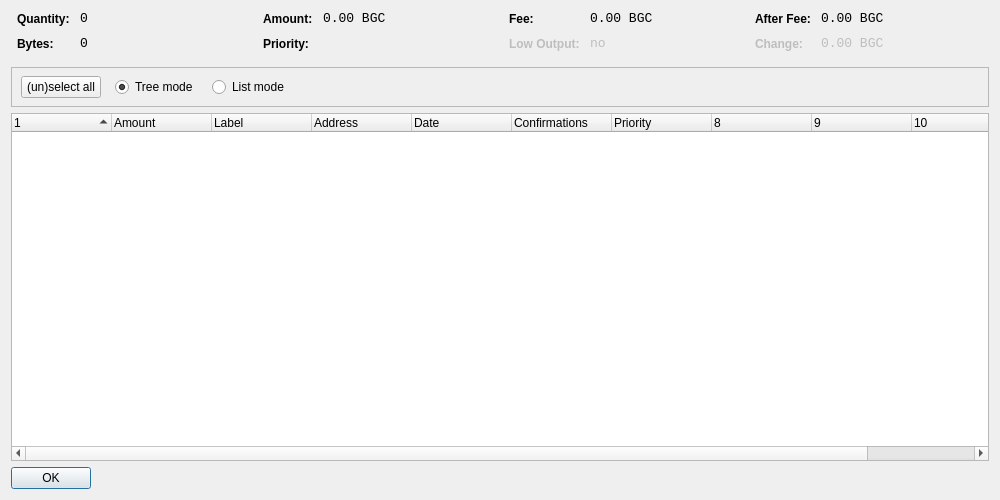
<?xml version="1.0" encoding="UTF-8"?>
<ui version="4.0">
 <class>CoinControlDialog</class>
 <widget class="QDialog" name="CoinControlDialog">
  <property name="geometry">
   <rect>
    <x>0</x>
    <y>0</y>
    <width>1000</width>
    <height>500</height>
   </rect>
  </property>
  <property name="windowTitle">
   <string>Coin Control</string>
  </property>
  <layout class="QVBoxLayout" name="verticalLayout">
   <item>
    <layout class="QHBoxLayout" name="horizontalLayoutTop" stretch="0,0,0,0">
     <property name="topMargin">
      <number>0</number>
     </property>
     <property name="bottomMargin">
      <number>10</number>
     </property>
     <item>
      <layout class="QFormLayout" name="formLayoutCoinControl1">
       <property name="horizontalSpacing">
        <number>10</number>
       </property>
       <property name="verticalSpacing">
        <number>10</number>
       </property>
       <property name="leftMargin">
        <number>6</number>
       </property>
       <property name="rightMargin">
        <number>6</number>
       </property>
       <item row="0" column="0">
        <widget class="QLabel" name="labelCoinControlQuantityText">
         <property name="styleSheet">
          <string notr="true">font-weight:bold;</string>
         </property>
         <property name="text">
          <string>Quantity:</string>
         </property>
        </widget>
       </item>
       <item row="0" column="1">
        <widget class="QLabel" name="labelCoinControlQuantity">
         <property name="font">
          <font>
           <family>Monospace</family>
           <pointsize>10</pointsize>
          </font>
         </property>
         <property name="cursor">
          <cursorShape>IBeamCursor</cursorShape>
         </property>
         <property name="contextMenuPolicy">
          <enum>Qt::ActionsContextMenu</enum>
         </property>
         <property name="text">
          <string notr="true">0</string>
         </property>
         <property name="textInteractionFlags">
          <set>Qt::LinksAccessibleByMouse|Qt::TextSelectableByKeyboard|Qt::TextSelectableByMouse</set>
         </property>
        </widget>
       </item>
       <item row="1" column="0">
        <widget class="QLabel" name="labelCoinControlBytesText">
         <property name="styleSheet">
          <string notr="true">font-weight:bold;</string>
         </property>
         <property name="text">
          <string>Bytes:</string>
         </property>
        </widget>
       </item>
       <item row="1" column="1">
        <widget class="QLabel" name="labelCoinControlBytes">
         <property name="font">
          <font>
           <family>Monospace</family>
           <pointsize>10</pointsize>
          </font>
         </property>
         <property name="cursor">
          <cursorShape>IBeamCursor</cursorShape>
         </property>
         <property name="contextMenuPolicy">
          <enum>Qt::ActionsContextMenu</enum>
         </property>
         <property name="text">
          <string notr="true">0</string>
         </property>
         <property name="textInteractionFlags">
          <set>Qt::LinksAccessibleByMouse|Qt::TextSelectableByKeyboard|Qt::TextSelectableByMouse</set>
         </property>
        </widget>
       </item>
      </layout>
     </item>
     <item>
      <layout class="QFormLayout" name="formLayoutCoinControl2">
       <property name="horizontalSpacing">
        <number>10</number>
       </property>
       <property name="verticalSpacing">
        <number>10</number>
       </property>
       <property name="leftMargin">
        <number>6</number>
       </property>
       <property name="rightMargin">
        <number>6</number>
       </property>
       <item row="0" column="0">
        <widget class="QLabel" name="labelCoinControlAmountText">
         <property name="styleSheet">
          <string notr="true">font-weight:bold;</string>
         </property>
         <property name="text">
          <string>Amount:</string>
         </property>
        </widget>
       </item>
       <item row="0" column="1">
        <widget class="QLabel" name="labelCoinControlAmount">
         <property name="font">
          <font>
           <family>Monospace</family>
           <pointsize>10</pointsize>
          </font>
         </property>
         <property name="cursor">
          <cursorShape>IBeamCursor</cursorShape>
         </property>
         <property name="contextMenuPolicy">
          <enum>Qt::ActionsContextMenu</enum>
         </property>
         <property name="text">
          <string notr="true">0.00 BGC</string>
         </property>
         <property name="textInteractionFlags">
          <set>Qt::LinksAccessibleByMouse|Qt::TextSelectableByKeyboard|Qt::TextSelectableByMouse</set>
         </property>
        </widget>
       </item>
       <item row="1" column="0">
        <widget class="QLabel" name="labelCoinControlPriorityText">
         <property name="styleSheet">
          <string notr="true">font-weight:bold;</string>
         </property>
         <property name="text">
          <string>Priority:</string>
         </property>
        </widget>
       </item>
       <item row="1" column="1">
        <widget class="QLabel" name="labelCoinControlPriority">
         <property name="font">
          <font>
           <family>Monospace</family>
           <pointsize>10</pointsize>
          </font>
         </property>
         <property name="cursor">
          <cursorShape>IBeamCursor</cursorShape>
         </property>
         <property name="contextMenuPolicy">
          <enum>Qt::ActionsContextMenu</enum>
         </property>
         <property name="text">
          <string/>
         </property>
         <property name="textInteractionFlags">
          <set>Qt::LinksAccessibleByMouse|Qt::TextSelectableByKeyboard|Qt::TextSelectableByMouse</set>
         </property>
        </widget>
       </item>
      </layout>
     </item>
     <item>
      <layout class="QFormLayout" name="formLayoutCoinControl3">
       <property name="horizontalSpacing">
        <number>10</number>
       </property>
       <property name="verticalSpacing">
        <number>10</number>
       </property>
       <property name="leftMargin">
        <number>6</number>
       </property>
       <property name="rightMargin">
        <number>6</number>
       </property>
       <item row="0" column="0">
        <widget class="QLabel" name="labelCoinControlFeeText">
         <property name="styleSheet">
          <string notr="true">font-weight:bold;</string>
         </property>
         <property name="text">
          <string>Fee:</string>
         </property>
        </widget>
       </item>
       <item row="0" column="1">
        <widget class="QLabel" name="labelCoinControlFee">
         <property name="font">
          <font>
           <family>Monospace</family>
           <pointsize>10</pointsize>
          </font>
         </property>
         <property name="cursor">
          <cursorShape>IBeamCursor</cursorShape>
         </property>
         <property name="contextMenuPolicy">
          <enum>Qt::ActionsContextMenu</enum>
         </property>
         <property name="text">
          <string notr="true">0.00 BGC</string>
         </property>
         <property name="textInteractionFlags">
          <set>Qt::LinksAccessibleByMouse|Qt::TextSelectableByKeyboard|Qt::TextSelectableByMouse</set>
         </property>
        </widget>
       </item>
       <item row="1" column="0">
        <widget class="QLabel" name="labelCoinControlLowOutputText">
         <property name="enabled">
          <bool>false</bool>
         </property>
         <property name="styleSheet">
          <string notr="true">font-weight:bold;</string>
         </property>
         <property name="text">
          <string>Low Output:</string>
         </property>
        </widget>
       </item>
       <item row="1" column="1">
        <widget class="QLabel" name="labelCoinControlLowOutput">
         <property name="enabled">
          <bool>false</bool>
         </property>
         <property name="font">
          <font>
           <family>Monospace</family>
           <pointsize>10</pointsize>
          </font>
         </property>
         <property name="cursor">
          <cursorShape>IBeamCursor</cursorShape>
         </property>
         <property name="contextMenuPolicy">
          <enum>Qt::ActionsContextMenu</enum>
         </property>
         <property name="text">
          <string notr="true">no</string>
         </property>
         <property name="textInteractionFlags">
          <set>Qt::LinksAccessibleByMouse|Qt::TextSelectableByKeyboard|Qt::TextSelectableByMouse</set>
         </property>
        </widget>
       </item>
      </layout>
     </item>
     <item>
      <layout class="QFormLayout" name="formLayoutCoinControl4">
       <property name="horizontalSpacing">
        <number>10</number>
       </property>
       <property name="verticalSpacing">
        <number>10</number>
       </property>
       <property name="leftMargin">
        <number>6</number>
       </property>
       <property name="rightMargin">
        <number>6</number>
       </property>
       <item row="0" column="0">
        <widget class="QLabel" name="labelCoinControlAfterFeeText">
         <property name="styleSheet">
          <string notr="true">font-weight:bold;</string>
         </property>
         <property name="text">
          <string>After Fee:</string>
         </property>
        </widget>
       </item>
       <item row="0" column="1">
        <widget class="QLabel" name="labelCoinControlAfterFee">
         <property name="font">
          <font>
           <family>Monospace</family>
           <pointsize>10</pointsize>
          </font>
         </property>
         <property name="cursor">
          <cursorShape>IBeamCursor</cursorShape>
         </property>
         <property name="contextMenuPolicy">
          <enum>Qt::ActionsContextMenu</enum>
         </property>
         <property name="text">
          <string notr="true">0.00 BGC</string>
         </property>
         <property name="textInteractionFlags">
          <set>Qt::LinksAccessibleByMouse|Qt::TextSelectableByKeyboard|Qt::TextSelectableByMouse</set>
         </property>
        </widget>
       </item>
       <item row="1" column="0">
        <widget class="QLabel" name="labelCoinControlChangeText">
         <property name="enabled">
          <bool>false</bool>
         </property>
         <property name="styleSheet">
          <string notr="true">font-weight:bold;</string>
         </property>
         <property name="text">
          <string>Change:</string>
         </property>
        </widget>
       </item>
       <item row="1" column="1">
        <widget class="QLabel" name="labelCoinControlChange">
         <property name="enabled">
          <bool>false</bool>
         </property>
         <property name="font">
          <font>
           <family>Monospace</family>
           <pointsize>10</pointsize>
          </font>
         </property>
         <property name="cursor">
          <cursorShape>IBeamCursor</cursorShape>
         </property>
         <property name="contextMenuPolicy">
          <enum>Qt::ActionsContextMenu</enum>
         </property>
         <property name="text">
          <string notr="true">0.00 BGC</string>
         </property>
         <property name="textInteractionFlags">
          <set>Qt::LinksAccessibleByMouse|Qt::TextSelectableByKeyboard|Qt::TextSelectableByMouse</set>
         </property>
        </widget>
       </item>
      </layout>
     </item>
    </layout>
   </item>
   <item>
    <widget class="QFrame" name="frame">
     <property name="minimumSize">
      <size>
       <width>0</width>
       <height>40</height>
      </size>
     </property>
     <property name="frameShape">
      <enum>QFrame::StyledPanel</enum>
     </property>
     <property name="frameShadow">
      <enum>QFrame::Sunken</enum>
     </property>
     <widget class="QWidget" name="horizontalLayoutWidget">
      <property name="geometry">
       <rect>
        <x>10</x>
        <y>0</y>
        <width>781</width>
        <height>41</height>
       </rect>
      </property>
      <layout class="QHBoxLayout" name="horizontalLayoutPanel" stretch="0,0,0,0,0">
       <property name="spacing">
        <number>14</number>
       </property>
       <item>
        <widget class="QPushButton" name="pushButtonSelectAll">
         <property name="sizePolicy">
          <sizepolicy hsizetype="Maximum" vsizetype="Fixed">
           <horstretch>0</horstretch>
           <verstretch>0</verstretch>
          </sizepolicy>
         </property>
         <property name="text">
          <string>(un)select all</string>
         </property>
        </widget>
       </item>
       <item>
        <widget class="QRadioButton" name="radioTreeMode">
         <property name="sizePolicy">
          <sizepolicy hsizetype="Maximum" vsizetype="Fixed">
           <horstretch>0</horstretch>
           <verstretch>0</verstretch>
          </sizepolicy>
         </property>
         <property name="text">
          <string>Tree mode</string>
         </property>
         <property name="checked">
          <bool>true</bool>
         </property>
        </widget>
       </item>
       <item>
        <widget class="QRadioButton" name="radioListMode">
         <property name="sizePolicy">
          <sizepolicy hsizetype="Maximum" vsizetype="Fixed">
           <horstretch>0</horstretch>
           <verstretch>0</verstretch>
          </sizepolicy>
         </property>
         <property name="text">
          <string>List mode</string>
         </property>
        </widget>
       </item>
       <item>
        <spacer name="horizontalSpacer">
         <property name="orientation">
          <enum>Qt::Horizontal</enum>
         </property>
         <property name="sizeHint" stdset="0">
          <size>
           <width>40</width>
           <height>20</height>
          </size>
         </property>
        </spacer>
       </item>
      </layout>
     </widget>
    </widget>
   </item>
   <item>
    <widget class="CoinControlTreeWidget" name="treeWidget">
     <property name="contextMenuPolicy">
      <enum>Qt::CustomContextMenu</enum>
     </property>
     <property name="sortingEnabled">
      <bool>false</bool>
     </property>
     <property name="columnCount">
      <number>11</number>
     </property>
     <attribute name="headerShowSortIndicator" stdset="0">
      <bool>true</bool>
     </attribute>
     <attribute name="headerStretchLastSection">
      <bool>false</bool>
     </attribute>
     <column>
      <property name="text">
       <string/>
      </property>
     </column>
     <column>
      <property name="text">
       <string>Amount</string>
      </property>
     </column>
     <column>
      <property name="text">
       <string>Label</string>
      </property>
     </column>
     <column>
      <property name="text">
       <string>Address</string>
      </property>
     </column>
     <column>
      <property name="text">
       <string>Date</string>
      </property>
     </column>
     <column>
      <property name="text">
       <string>Confirmations</string>
      </property>
      <property name="toolTip">
       <string>Confirmed</string>
      </property>
     </column>
     <column>
      <property name="text">
       <string>Priority</string>
      </property>
     </column>
     <column>
      <property name="text">
       <string/>
      </property>
     </column>
     <column>
      <property name="text">
       <string/>
      </property>
     </column>
     <column>
      <property name="text">
       <string/>
      </property>
     </column>
     <column>
      <property name="text">
       <string/>
      </property>
     </column>
    </widget>
   </item>
   <item>
    <widget class="QDialogButtonBox" name="buttonBox">
     <property name="sizePolicy">
      <sizepolicy hsizetype="Maximum" vsizetype="Fixed">
       <horstretch>0</horstretch>
       <verstretch>0</verstretch>
      </sizepolicy>
     </property>
     <property name="orientation">
      <enum>Qt::Horizontal</enum>
     </property>
     <property name="standardButtons">
      <set>QDialogButtonBox::Ok</set>
     </property>
    </widget>
   </item>
  </layout>
 </widget>
 <customwidgets>
  <customwidget>
   <class>CoinControlTreeWidget</class>
   <extends>QTreeWidget</extends>
   <header>coincontroltreewidget.h</header>
  </customwidget>
 </customwidgets>
 <resources/>
 <connections/>
</ui>
